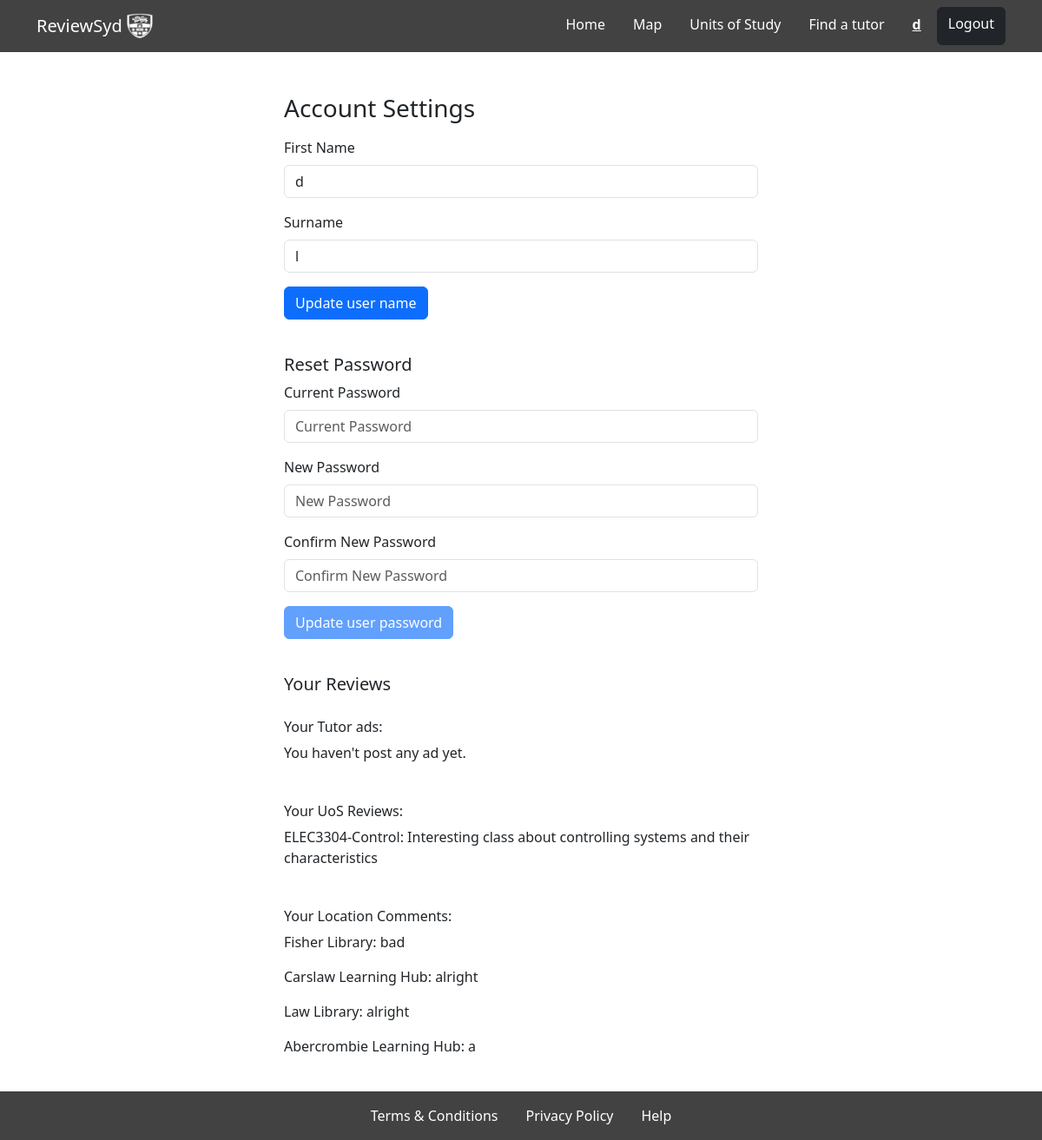
Screenshot of /accountSettings/ (signed in) with the database file from the repository.
### myapp/models.py (models this page shows)
class UoSComment(models.Model):
    user = models.ForeignKey(User, on_delete=models.CASCADE, null=True, blank=True)
    comment = models.CharField(max_length=255)
    uos = models.ForeignKey(UoS, on_delete=models.CASCADE, related_name='uos_comment', null=True, blank=True)
    report=models.ManyToManyField(User, through='UoSRep', related_name='uos_reports')

class UoS(models.Model):
    code = models.CharField(max_length=255)
    name = models.CharField(max_length=255)
    description = models.TextField(null=True, blank=True)

class LocationReviews(models.Model):
    writtenReview = models.CharField(max_length=255)
    like=models.ManyToManyField(User, through='likes', related_name='rev_likes')
    cleanlinessRating = models.IntegerField(validators=[MaxValueValidator(5)],default=0)
    amenitiesRating = models.IntegerField(validators=[MaxValueValidator(5)],default=0)
    noisinessRating = models.IntegerField(validators=[MaxValueValidator(5)],default=0)
    report=models.ManyToManyField(User, through='reports', related_name='rev_reports')
    location = models.ForeignKey(Locations, on_delete=models.CASCADE, related_name='location_reviews')
    user = models.ForeignKey(User, on_delete=models.CASCADE, null=True, blank=True)

class Locations(models.Model):
    name= models.CharField(max_length=255)
    location= models.CharField(max_length=255)
    hours=models.CharField(max_length=255)
    website=models.CharField(max_length=255, blank=True)
    phone_number=models.CharField(max_length=255, blank=True)
    amenities=models.CharField(max_length=255, blank=True)
    avgNoise=models.IntegerField(blank=True, default=0)
    avgAmen=models.IntegerField(blank=True, default=0)
    avgClean=models.IntegerField(blank=True, default=0)
    nearPlaces=models.CharField(max_length=255, blank=True)
    nearby = models.ManyToManyField('self', blank=True)
    image = models.ImageField(upload_to='location_images/', blank=True)
    amenities=models.ManyToManyField(Amenity, blank=True)
    avgOverall=models.IntegerField(blank=True, default=0)

### myapp/views.py (the view)
# urls.py: path("accountSettings/", views.accountSettings, name="accountSettings"),
@login_required
def accountSettings(request):
    user_tutors = Tutor.objects.filter(user=request.user)
    user_uos_comments = UoSComment.objects.filter(user=request.user)
    user_location_reviews = LocationReviews.objects.filter(user=request.user)
    context = {
        "current_user": request.user,
        "user_tutors": user_tutors,
        "user_uos_comments": user_uos_comments,
        "user_location_reviews": user_location_reviews
    }
    return render(request, "accountSettings.html", context)

### myapp/templates/accountSettings.html (shortened to what this page needs)
{% extends "hf.html" %}
{% block content %}
    <div class="container">
        <div class="row">
            <div class="col-md-6 mx-auto" >
                <h3 class="pt-2 pb-2" style="margin-top: 40px">Account Settings</h3>
                <form id="updateNameForm" method="post">
                    <div class="mb-3">
                        <label for="firstName" class="form-label">First Name</label>
                        <input type="text" class="form-control" id="firstName" name="first_name" placeholder="First Name" value="{{ current_user.first_name }}" required>
                    </div>
                    <div class="mb-3">
                        <label for="surname" class="form-label">Surname</label>
                        <input type="text" class="form-control" id="surname" name="last_name" placeholder="Surname" value="{{ current_user.last_name }}" required>
                        <button type="submit" class="btn btn-primary mt-2">Update user name</button>
                    </div>
                </form>
                <form id="accountSettingsForm" action="{% url 'verify_current_password' %}" method="post">
                    <div class="mb-3">
                        <br>
                        <h5>Reset Password</h5>
                        <div class="mb-3">
                            <label for="currentPassword" class="form-label">Current Password</label>
                            <input type="password" class="form-control" id="currentPassword" name="current_password" placeholder="Current Password" required>
                        </div>
                        <div class="mb-3">
                            <label for="newPassword" class="form-label">New Password</label>
                            <input type="password" class="form-control" id="newPassword" name="new_password" placeholder="New Password" required>
                        </div>
                        <div class="mb-3">
                            <label for="confirmNewPassword" class="form-label">Confirm New Password</label>
                            <input type="password" class="form-control" id="confirmNewPassword" name="confirm_new_password" placeholder="Confirm New Password" required>
                        </div>
                    </div>
                    <button type="submit" id="updateButton" class="btn btn-primary">Update user password</button>
                </form>
                <div style="padding-top: 40px; padding-bottom: 80px;">
                <h5 style="padding-bottom: 20px;">Your Reviews</h5>
                <h6>Your Tutor ads:</h6>
                {% if user_tutors %}
                    {% for tutor in user_tutors %}
                        <div>
                            <p>{{ tutor.subject }}: {{ tutor.description|default:"You did not leave an ad description." }}</p>
                        </div>
                    {% endfor %}
                {% else %}
                    <p>You haven't post any ad yet.</p>
                {% endif %}
                <h6 style="padding-top: 30px;">Your UoS Reviews:</h6>
                {% if user_uos_comments %}
                    {% for comment in user_uos_comments %}
                        <div>
                            <p>{{ comment.uos.code }}-{{ comment.uos.name }}: {{ comment.comment }}</p>
                        </div>
                    {% endfor %}
                {% else %}
                    <p>You haven't left any review yet.</p>
                {% endif %}
                <h6 style="padding-top: 30px;">Your Location Comments:</h6>
                {% if user_location_reviews %}
                    {% for review in user_location_reviews %}
                        <div>
                            <p>{{ review.location.name }}: {{ review.writtenReview }}</p>
                        </div>
                    {% endfor %}
                {% else %}
                    <p>You haven't left any comment yet.</p>
                {% endif %}
            </div>
            </div>
        </div>
    </div>
{% endblock %}

### myapp/templates/hf.html (shortened to what this page needs)
{% load static %}
<!DOCTYPE html>
<html>
    <head>
        <link rel="stylesheet" href="{% static 'style.css' %}">
        <link href="https://cdn.jsdelivr.net/npm/bootstrap@5.3.2/dist/css/bootstrap.min.css" rel="stylesheet">
    </head>
<body>
    <nav class="navbar navbar-expand-lg navbar-light navbar-custom">
        <div class="container">
            <a class="navbar-brand" href="{% url 'location list' %}">
                ReviewSyd
                <img src="/static/images/logo-white.png" width="30" height="30" class="d-inline-block align-top" alt="">
            </a>
            <div class="collapse navbar-collapse justify-content-end" id="navbarNav">
                <ul class="navbar-nav">
                    <li class="nav-item">
                        <a class="nav-link {% if navbar == 'home' %} active {% endif %} me-3" aria-current="page" href="{% url 'location list' %}">Home</a>
                    </li>
                    <li class="nav-item">
                        <a class="nav-link {% if navbar == 'locationsMap' %} active {% endif %} me-3" aria-current="page" href="{% url 'locationsMap' %}">Map</a>
                    </li>
                    <li class="nav-item">
                        <a class="nav-link {% if navbar == 'uos' %} active {% endif %} me-3" aria-current="page" href="{% url 'UoSList' %}">Units of Study</a>
                    </li>
                    <li class="nav-item">
                        <a class="nav-link {% if navbar == 'tutor' %} active {% endif %} me-3" aria-current="page" href="{% url 'findTutor' %}">Find a tutor</a>
                    </li>
                    {% if user.is_authenticated %}
                        <li class="nav-item">
                            <a href="{% url 'accountSettings' %}" class="nav-link nav-name" style="color: white; text-decoration: underline; margin-right: 10px;">{{ user.first_name }}</a>
                        </li>
                    {% endif %}
                    {% if not user.is_authenticated %}
                        <a href="{% url 'login_view' %}" class="btn btn-primary rounded-2">Login</a>
                    {% else %}
                        <a href="{% url 'logout_view' %}" class="btn btn-dark rounded-2">Logout</a>
                    {% endif %}
                </ul>
            </div>
        </div>
    </nav>
    <div>
        {% block content %}
        {% endblock content %}
    </div>
    <nav class="navbar navbar-expand-lg navbar-light navbar-custom fixed-bottom" id="botNavbar">
        <div class="container-fluid justify-content-center" id="botNavbar">
            <ul class="navbar-nav">
                <li class="nav-item">
                    <a class="nav-link me-3" href="{% url 'terms and conditions' %}">Terms & Conditions</a>
                </li>
                <li class="nav-item">
                    <a class="nav-link me-3" href="{% url 'privacy' %}">Privacy Policy</a>
                </li>
                <li class="nav-item">
                    <a class="nav-link" href="{% url 'help' %}">Help</a>
                </li>
            </ul>
        </div>
    </nav>
</body>
</body>
</html>

### myapp/templates/hf.html (style rules this page uses)
.navbar-custom { background-color: #424242; }
.navbar-custom .navbar-brand, .navbar-custom .navbar-text, .navbar-custom .navbar-nav .nav-link { color: white; }
.nav-name { background-color: #424242; font-weight: bold; padding: 10px 15px; position: relative; top: -2px; }

### rows the page displays
UoSComment: uos.code "ELEC3304", uos.name "Control", comment "Interesting class about controlling systems and their characteristics"
LocationReviews: location.name "Fisher Library", writtenReview "bad"
LocationReviews: location.name "Carslaw Learning Hub", writtenReview "alright"
LocationReviews: location.name "Law Library", writtenReview "alright"
LocationReviews: location.name "Abercrombie Learning Hub", writtenReview "a"

### other values shown
{{ user.first_name }} "d"
